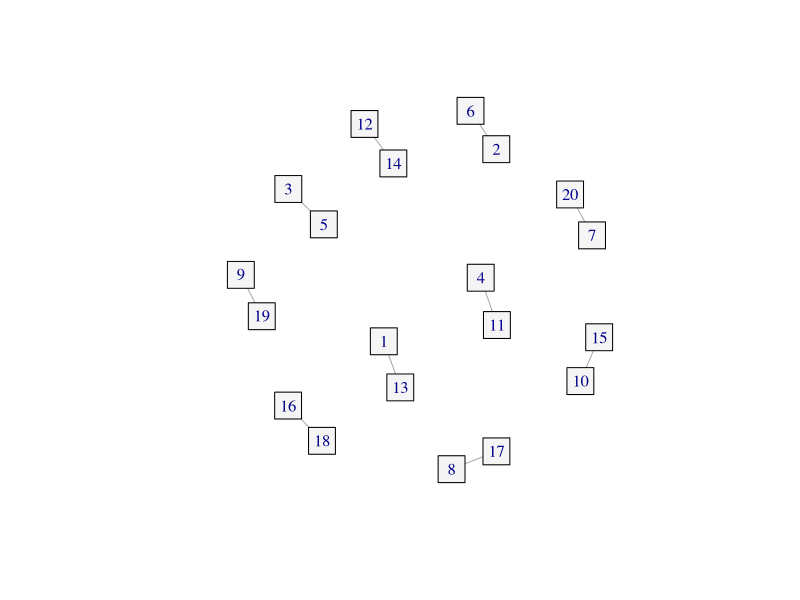

Generate this figure with R:
#
# Sami Hossain
# 03/02/2021
# Custom Implementation of the Irving (Stable Roommates) Algorithm
#

############
### SETUP ##
############
library(igraph)

#rseed <- floor(runif(1, min = 1, max= 10000))

mat <- matrix(nrow = 20, ncol = 19)

for(i in 1:20){
  set1 <- setdiff(sample(1:20, 20), i) #excluding the current number from the distribution
  #set1 <- c(set1, i)  #for keeping track of no matches
  mat[i,] <- set1   #populate preference matrix
}

###############################
### PHASE 1 of the algorithm ##
###############################
curr_choice <- rep(NA, 20)  #first rounds choices
stack <- rev(seq(20:1))  #stack to keep track of the first round

while(length(stack) > 0){   #until everyone has been checked
  curr_node <- stack[length(stack)]   #the current node being processed
  for(j in 1:19){   #iterate through at most every node on its preference list
    partner <- mat[curr_node,j]   #the preference list node associated at j
    if(!is.na(curr_choice[partner])){  #if no current partner is chosen
      flag <- FALSE   #flag needed to brake out of the for loop from within
      for(k in 1:19){
        if(mat[partner,k] == curr_choice[partner]){  #if the partner is better than the current node
          break
        }
        if(mat[partner,k] == curr_node){  #if the current node is better than the partner
          flag <- TRUE
          stack <- stack[-length(stack)]    #pop stack
          stack <- c(stack, curr_choice[partner])   #push rejected node onto stack
          curr_choice[partner] <- curr_node   #update new partner
          break
        }
      }
      if(flag){
        break
      }
    } else {
      curr_choice[partner] <- curr_node   #assign curr node as partner
      stack <- stack[-length(stack)]  #pop stack
      break
    }
    
    if(j == 19 && stack[length(stack)] == partner){  #if no possible matches for current node
      stack <- stack[-length(stack)]    #pop from stack to prevent infinite loop 
    }
  }
}

########################
### PHASE 1 Reduction ##
########################
if(length(curr_choice) != 20){
  print("reduction is not possible")
}

## Corollary 1.3 (i & ii) inferred mutual crossouts
for(i in 1:20){   #loop through all the nodes
  choice <- curr_choice[i]
  flag <- FALSE
  for(j in 1:19){   #loop through the preference list for the current node
    if(flag){
      for(k in 1:19){
        if(!is.na(mat[mat[i,j],k]) && mat[mat[i,j],k] == i){ #find the nodes number in their list
          mat[mat[i,j],k] <- NA   #remove the choice from the preference list
          break
        }
      }
      mat[i,j] <- NA  #Mutual cross out, both cross each other of their lists
    }
    if(!is.na(mat[i,j]) && mat[i,j] == choice){ #loop until we see the target node
      flag <- TRUE
    }
  }
}

#####################################
### PHASE 2 Iterative Reductions ##
#####################################
`%notin%` <- Negate(`%in%`)

while(sum(is.na(mat))< 360){ #every row having one choice, 20*18
  for(d in 1:20){   #checks if any row is completely NA, implying no stable matching
    if(all(is.na(mat[d,]))){
      stop("No Stable Matching Exists")
    }
  }
  
  last <- numeric()   #keep track of the last elements
  second <- numeric()  #keep track of the 2nd elements
  indx <- 0
  for(i in 1:19){
    if(sum(is.na(mat[i,])) < 18){ #more than one choice in their list
      last <- c(last, i)   #setup process to begin looking for a cycle
      indx <- i
      break
    }
  }
  toggle <- TRUE
  while(TRUE %notin% duplicated(last)){ #cycle condition
    if(toggle){
      antiset <- which(!is.na(mat[indx,]))    #alternate between 2nd element
      second <- c(second, mat[indx,antiset[2]])
      indx <- mat[indx, antiset[2]]
      toggle <- FALSE
    } else {
      antiset <- which(!is.na(mat[indx,]))    #and the last element of each row
      last <- c(last, mat[indx,antiset[length(antiset)]])
      indx <- mat[indx, antiset[length(antiset)]]
      toggle <- TRUE
    }
  }    #loop ends when an element in the last vector is repeated
  cycle_start <- match(last[length(last)], last)   #returns the index of the first duplicate
  last <- last[-1:-cycle_start]  #truncate list based on the cycle starting position
  second <- second[cycle_start:length(second)]  #same for this list aswell
  for(m in 1:length(last)){  #mutual crossouts among the nodes of the same index
    for(s in 1:19){
      if(!is.na(mat[last[m],s]) && mat[last[m],s] == second[m]){ #second crosses out last
        mat[last[m],s] <- NA
      }
      if(!is.na(mat[second[m],s]) && mat[second[m],s] == last[m]){ #last crosses out second
        mat[second[m],s] <- NA
      }
    }
  }
}

################
### VISUALIZE ##
################
edges <- matrix(ncol = 2, nrow = 10)  #generate an edge list
w <- 1
for(i in 1:20){
  ind <- min(which(!is.na(mat[i,])))
  partner <- mat[i, ind]
  if(partner %notin% edges){ #to reduce edgelist into a set of unique edges
    edges[w,1] <- partner
    edges[w,2] <- i 
    w <- w+1
  }
}
graph <- graph_from_edgelist(edges, directed= FALSE)
V(graph)$shape <- "square"
V(graph)$color <- "whitesmoke"
plot(graph)
